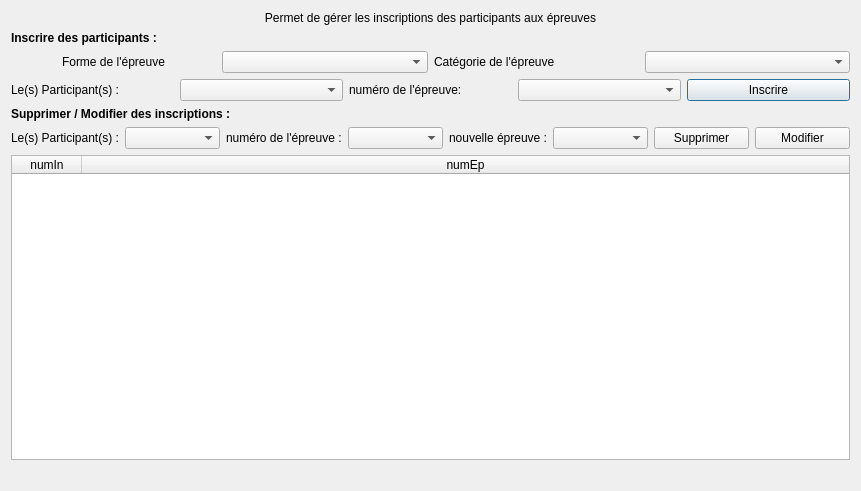
<?xml version="1.0" encoding="UTF-8"?>
<ui version="4.0">
 <class>fct_comp_P3_1</class>
 <widget class="QDialog" name="fct_comp_P3_1">
  <property name="geometry">
   <rect>
    <x>0</x>
    <y>0</y>
    <width>861</width>
    <height>491</height>
   </rect>
  </property>
  <property name="windowTitle">
   <string>Gestion des inscriptions aux épreuves</string>
  </property>
  <layout class="QVBoxLayout" name="verticalLayout">
   <item>
    <widget class="QLabel" name="label_3">
     <property name="text">
      <string>Permet de gérer les inscriptions des participants aux épreuves</string>
     </property>
     <property name="alignment">
      <set>Qt::AlignCenter</set>
     </property>
     <property name="wordWrap">
      <bool>true</bool>
     </property>
    </widget>
   </item>
   <item>
    <widget class="QLabel" name="label_4">
     <property name="text">
      <string>&lt;b&gt;Inscrire des participants :&lt;/b&gt;</string>
     </property>
     <property name="textFormat">
      <enum>Qt::RichText</enum>
     </property>
    </widget>
   </item>
   <item>
    <layout class="QHBoxLayout" name="horizontalLayout">
     <item alignment="Qt::AlignHCenter">
      <widget class="QLabel" name="label_forme_ep">
       <property name="text">
        <string>Forme de l'épreuve</string>
       </property>
      </widget>
     </item>
     <item>
      <widget class="QComboBox" name="comboBox_forme_ep"/>
     </item>
     <item>
      <widget class="QLabel" name="label_cat_ep">
       <property name="text">
        <string>Catégorie de l'épreuve</string>
       </property>
      </widget>
     </item>
     <item>
      <widget class="QComboBox" name="comboBox_cat_ep"/>
     </item>
    </layout>
   </item>
   <item>
    <layout class="QHBoxLayout" name="horizontalLayout_2">
     <property name="topMargin">
      <number>0</number>
     </property>
     <item>
      <widget class="QLabel" name="label_numI">
       <property name="text">
        <string>Le(s) Participant(s) :</string>
       </property>
      </widget>
     </item>
     <item>
      <widget class="QComboBox" name="comboBox_numIn"/>
     </item>
     <item>
      <widget class="QLabel" name="label">
       <property name="text">
        <string>numéro de l'épreuve:</string>
       </property>
      </widget>
     </item>
     <item>
      <widget class="QComboBox" name="comboBox_numEp"/>
     </item>
     <item>
      <widget class="QPushButton" name="add">
       <property name="text">
        <string>Inscrire</string>
       </property>
      </widget>
     </item>
    </layout>
   </item>
   <item>
    <widget class="QLabel" name="label_5">
     <property name="text">
      <string>&lt;html&gt;&lt;head/&gt;&lt;body&gt;&lt;p&gt;&lt;span style=&quot; font-weight:600;&quot;&gt;Supprimer / Modifier des inscriptions :&lt;/span&gt;&lt;/p&gt;&lt;/body&gt;&lt;/html&gt;</string>
     </property>
    </widget>
   </item>
   <item>
    <layout class="QHBoxLayout" name="horizontalLayout_3">
     <property name="topMargin">
      <number>0</number>
     </property>
     <item>
      <widget class="QLabel" name="label_numIn_del">
       <property name="text">
        <string>Le(s) Participant(s) :</string>
       </property>
      </widget>
     </item>
     <item>
      <widget class="QComboBox" name="comboBox_numIn_del"/>
     </item>
     <item>
      <widget class="QLabel" name="label_numEp_del">
       <property name="text">
        <string>numéro de l'épreuve :</string>
       </property>
      </widget>
     </item>
     <item>
      <widget class="QComboBox" name="comboBox_numEp_del"/>
     </item>
     <item>
      <widget class="QLabel" name="label_2">
       <property name="text">
        <string>nouvelle épreuve :</string>
       </property>
      </widget>
     </item>
     <item>
      <widget class="QComboBox" name="comboBox_numEp_update"/>
     </item>
     <item>
      <widget class="QPushButton" name="remove">
       <property name="text">
        <string>Supprimer</string>
       </property>
      </widget>
     </item>
     <item>
      <widget class="QPushButton" name="update">
       <property name="text">
        <string>Modifier</string>
       </property>
      </widget>
     </item>
    </layout>
   </item>
   <item>
    <widget class="QTableWidget" name="table_fct_comp_7">
     <attribute name="horizontalHeaderDefaultSectionSize">
      <number>70</number>
     </attribute>
     <attribute name="horizontalHeaderMinimumSectionSize">
      <number>50</number>
     </attribute>
     <attribute name="horizontalHeaderStretchLastSection">
      <bool>true</bool>
     </attribute>
     <attribute name="verticalHeaderVisible">
      <bool>false</bool>
     </attribute>
     <column>
      <property name="text">
       <string>numIn</string>
      </property>
     </column>
     <column>
      <property name="text">
       <string>numEp</string>
      </property>
     </column>
    </widget>
   </item>
   <item>
    <widget class="QLabel" name="label_fct_comp_7">
     <property name="text">
      <string/>
     </property>
     <property name="alignment">
      <set>Qt::AlignCenter</set>
     </property>
    </widget>
   </item>
  </layout>
 </widget>
 <resources/>
 <connections>
  <connection>
   <sender>add</sender>
   <signal>clicked()</signal>
   <receiver>fct_comp_P3_1</receiver>
   <slot>addParticipant()</slot>
   <hints>
    <hint type="sourcelabel">
     <x>850</x>
     <y>98</y>
    </hint>
    <hint type="destinationlabel">
     <x>91</x>
     <y>1</y>
    </hint>
   </hints>
  </connection>
  <connection>
   <sender>remove</sender>
   <signal>clicked()</signal>
   <receiver>fct_comp_P3_1</receiver>
   <slot>removeParticipant()</slot>
   <hints>
    <hint type="sourcelabel">
     <x>729</x>
     <y>135</y>
    </hint>
    <hint type="destinationlabel">
     <x>183</x>
     <y>44</y>
    </hint>
   </hints>
  </connection>
  <connection>
   <sender>comboBox_cat_ep</sender>
   <signal>currentIndexChanged(QString)</signal>
   <receiver>fct_comp_P3_1</receiver>
   <slot>refreshLists()</slot>
   <hints>
    <hint type="sourcelabel">
     <x>748</x>
     <y>56</y>
    </hint>
    <hint type="destinationlabel">
     <x>775</x>
     <y>-3</y>
    </hint>
   </hints>
  </connection>
  <connection>
   <sender>comboBox_forme_ep</sender>
   <signal>currentIndexChanged(QString)</signal>
   <receiver>fct_comp_P3_1</receiver>
   <slot>refreshLists()</slot>
   <hints>
    <hint type="sourcelabel">
     <x>304</x>
     <y>55</y>
    </hint>
    <hint type="destinationlabel">
     <x>585</x>
     <y>22</y>
    </hint>
   </hints>
  </connection>
  <connection>
   <sender>comboBox_numEp</sender>
   <signal>currentIndexChanged(QString)</signal>
   <receiver>fct_comp_P3_1</receiver>
   <slot>refreshParticipantsLists()</slot>
   <hints>
    <hint type="sourcelabel">
     <x>546</x>
     <y>88</y>
    </hint>
    <hint type="destinationlabel">
     <x>583</x>
     <y>52</y>
    </hint>
   </hints>
  </connection>
  <connection>
   <sender>comboBox_numIn_del</sender>
   <signal>currentIndexChanged(QString)</signal>
   <receiver>fct_comp_P3_1</receiver>
   <slot>_refreshNumEpListDel()</slot>
   <hints>
    <hint type="sourcelabel">
     <x>205</x>
     <y>133</y>
    </hint>
    <hint type="destinationlabel">
     <x>480</x>
     <y>125</y>
    </hint>
   </hints>
  </connection>
  <connection>
   <sender>update</sender>
   <signal>clicked()</signal>
   <receiver>fct_comp_P3_1</receiver>
   <slot>updateParticipant()</slot>
   <hints>
    <hint type="sourcelabel">
     <x>797</x>
     <y>139</y>
    </hint>
    <hint type="destinationlabel">
     <x>804</x>
     <y>8</y>
    </hint>
   </hints>
  </connection>
  <connection>
   <sender>comboBox_forme_ep</sender>
   <signal>currentIndexChanged(QString)</signal>
   <receiver>fct_comp_P3_1</receiver>
   <slot>_refreshCatList()</slot>
   <hints>
    <hint type="sourcelabel">
     <x>324</x>
     <y>57</y>
    </hint>
    <hint type="destinationlabel">
     <x>430</x>
     <y>245</y>
    </hint>
   </hints>
  </connection>
 </connections>
 <slots>
  <slot>addParticipant()</slot>
  <slot>removeParticipant()</slot>
  <slot>refreshLists()</slot>
  <slot>refreshParticipantsLists()</slot>
  <slot>_refreshNumEpListDel()</slot>
  <slot>updateParticipant()</slot>
  <slot>_refreshCatList()</slot>
 </slots>
</ui>
